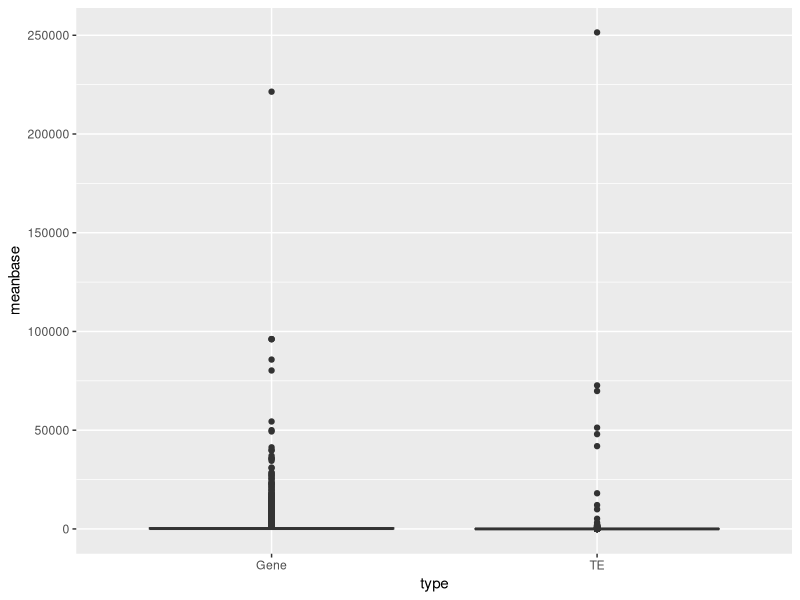

Source code (R):
setwd("C:\\Users\\wuei0\\Ubuntu\\Transposable_elements\\05.TEtranscripts")
library(ggplot2)        # plotting & data
library(dplyr)          # data manipulation
library(tidyr)          # data re-shaping
library(magrittr)       # pipe operator
library(gridExtra)      # provides side-by-side plotting
exp <- read.table("Barthea_meanBase.txt", header=F)
colnames(exp) <- c("type","meanbase")

df <- exp %>%
  filter(type == "Gene" | type == "TE") %>%
  select(type, meanbase)

summary(df %>% filter(type == "Gene") %>% .$meanbase)
#Min.  1st Qu.   Median     Mean  3rd Qu.     Max. 
#0.7     36.7    180.7    481.4    510.3 221415.2 

summary(df %>% filter(type == "TE") %>% .$meanbase)
#Min.  1st Qu.   Median     Mean  3rd Qu.     Max. 
#0.0      1.7      3.5    148.1      8.7 251422.1 

ggplot(df, aes(type, meanbase)) +
  geom_boxplot()

t.test(meanbase ~ type, data = df)